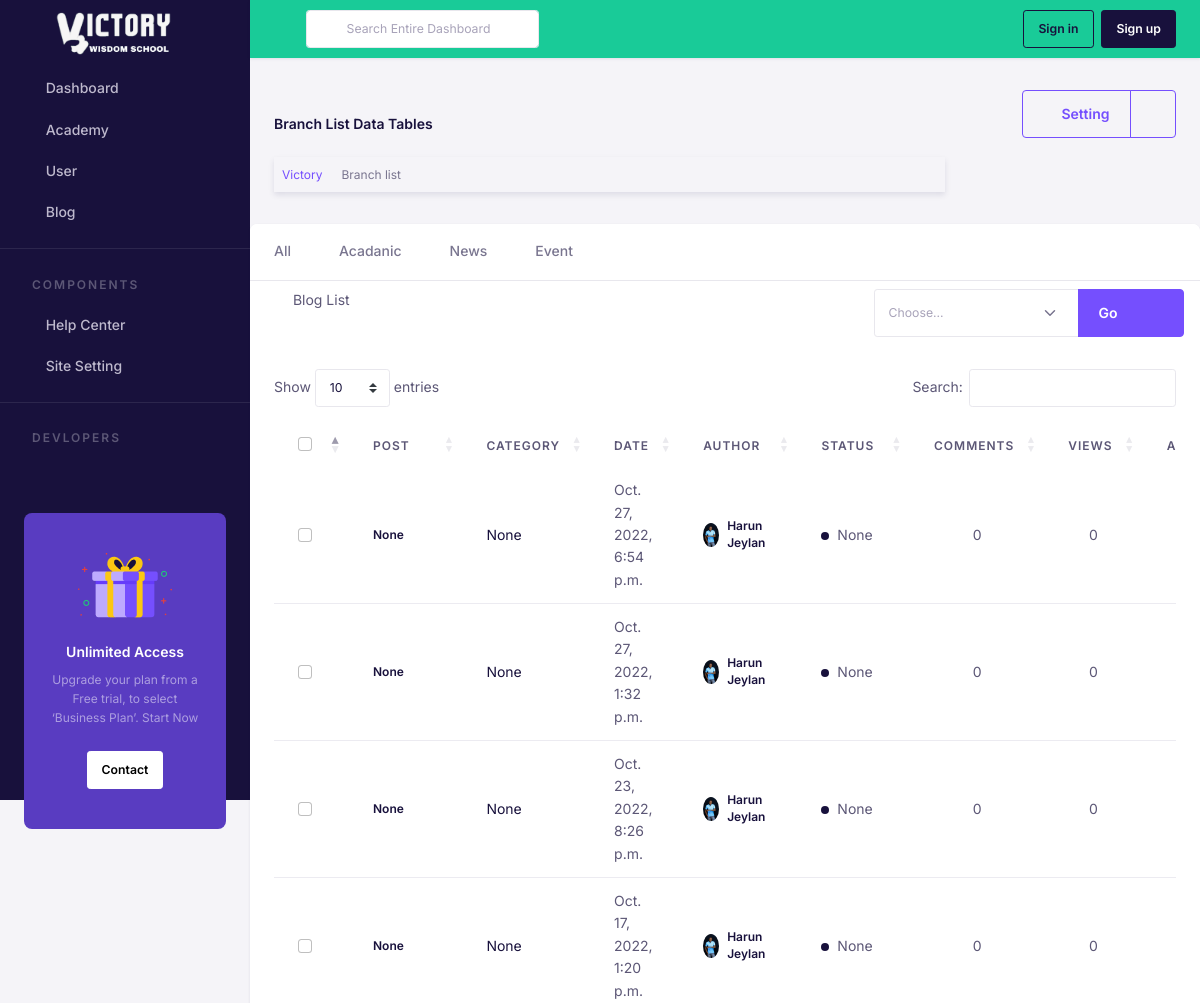
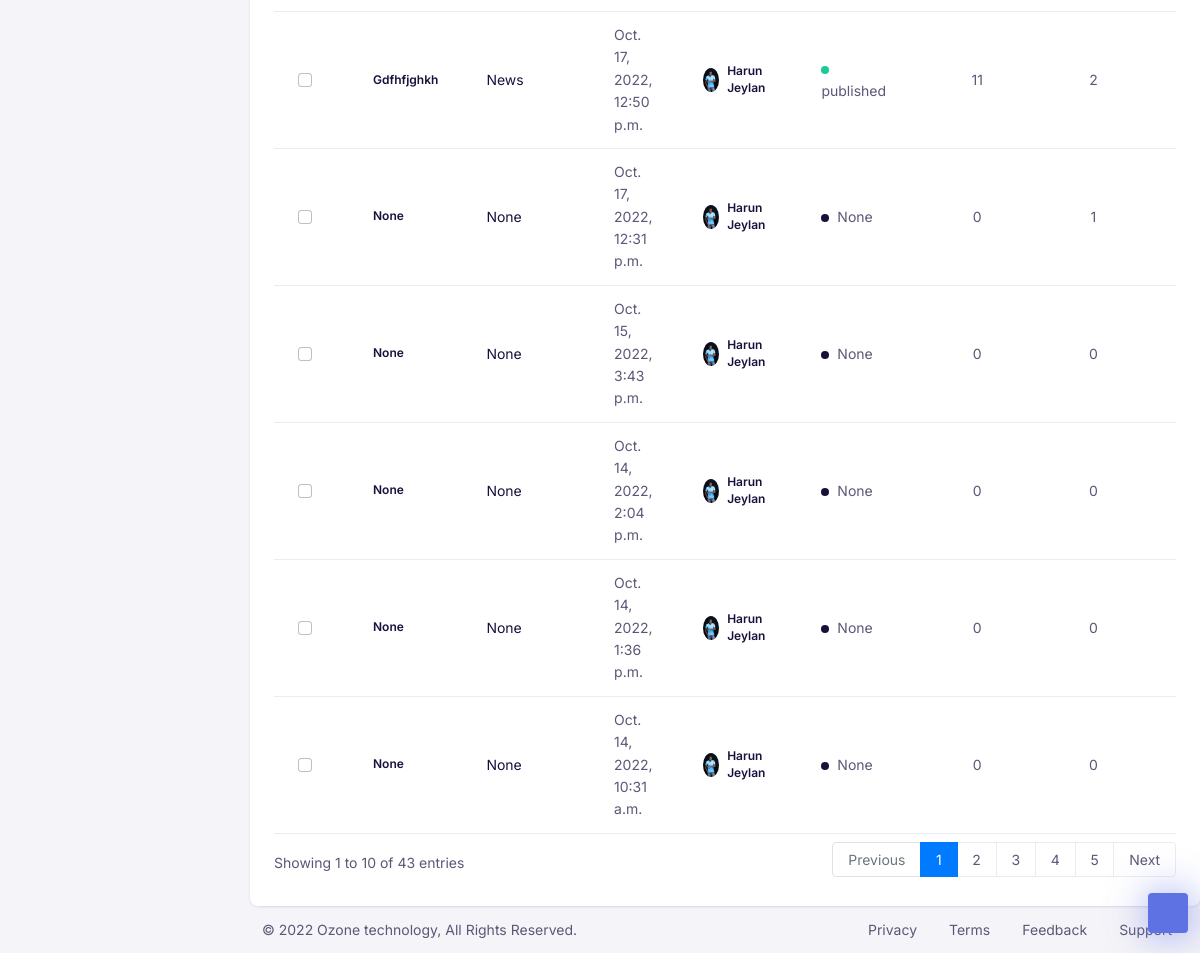
/blog/admin/list/, run on the app's committed database (2 pictures, top to bottom).
### main/models.py (models this page shows, shortened)
class GeneralSetting(models.Model):
    site_name = models.CharField(max_length=200, help_text="Enter your website name below")
    site_description = models.TextField(help_text="The site title might be the name of your company or organization, or a brief description of the organization, or a combination of the two.")
    logo=models.ImageField(upload_to="main/images", help_text="Upload your website logo - 120 x 40 ")
    favicon = models.ImageField(upload_to="main/images", help_text="Upload your website favicon - Standard for most desktop browsers. 32×32")
    created = models.DateTimeField(auto_now_add=True)
    updated = models.DateTimeField(auto_now=True)

### blog/models.py (models this page shows, shortened)
class Category(models.Model):
    title = models.CharField(max_length=255)
    slug = models.SlugField(max_length=255, help_text="Field must contain an unique value")
    descriptions = models.TextField(null=True, blank=True)
    created = models.DateTimeField(auto_now_add=True)
    updated = models.DateTimeField(auto_now=True)
    def __str__(self):
        return f'{self.title}'

class Blog(models.Model):
    author = models.ForeignKey(User, on_delete=models.CASCADE,null=True, blank=True)
    category = models.ForeignKey(Category, on_delete=models.CASCADE, null=True,blank=True)
    title = models.CharField(max_length=255, null=True,blank=True)
    body_text = models.TextField(null=True, blank=True)
    created = models.DateTimeField(auto_now_add=True)
    updated = models.DateTimeField(auto_now=True)
    published = models.DateTimeField(null=True,blank=True)
    comments = models.ManyToManyField(Comment, blank=True)
    views = models.ManyToManyField(View, blank=True)
    pin_to_top = models.BooleanField(default=False)
    STATUS_CHOICE = (
        ("published", "Published"),
        ("scheduled", "Scheduled"),
        ("draft", "Draft"),
        ("deleted", "Deleted"),
    )
    status = models.CharField(choices=STATUS_CHOICE,default="draft", max_length=20, null=True, blank=True)
    coped_from = models.ForeignKey("blog.Blog", on_delete=models.SET_NULL, null=True, blank=True)
    class Meta:
        verbose_name = "blog"
        ordering = ["-published","-updated","-created"]

### accounts/models.py (models this page shows, shortened)
class User(AbstractUser):
    username_validator = UnicodeUsernameValidator()
    email_validator = EmailValidator()
    about = models.TextField(null=True, blank=True)
    bio = models.TextField(null=True, blank=True)
    birth_date = models.DateField(null=True)
    email = models.EmailField(unique=True, validators = [email_validator])
    username = models.CharField(
        max_length=191,
        validators = [username_validator],
        help_text="Required. 150 characters or fewer. Usernames may contain alphanumeric, _, @, +, . and - characters.",
        unique=True,null=True, blank=True
    )
    USERNAME_FIELD = "email"
    REQUIRED_FIELDS = ['username']
    GENDER_CHOICE = (
        ("male", "Male"),
        ("female", "Female"),
    )
    gender = models.CharField(choices=GENDER_CHOICE, max_length=10)
    def get_profile_image(self):
        image = self.userimage_set.order_by("-updated", "-created").filter(role = "profile_image")
        if image.exists():
            return image.first().image
        else:
            return None
    class Meta:
        verbose_name = "user"
        ordering = ["-date_joined"]

class UserImage(models.Model):
    user = models.ForeignKey(User, on_delete=models.CASCADE)
    image = models.ImageField(upload_to='user/images')
    created = models.DateTimeField(auto_now_add=True)
    updated = models.DateTimeField(auto_now=True)
    about = models.TextField(null=True, blank=True)
    ROLE_CHOICE = (
        ("profile_image", "Profile Image"),
        ("cover_image", "Cover Image"),
        ("gallery_image", "Gallery Image"),
    )
    role = models.CharField(choices=ROLE_CHOICE, default="gallery_image", max_length=15)
    class Meta:
        ordering = ["-updated", "-created"]

### blog/views.py (the view)
# urls.py: path("admin/list/", views.admin_blog_list, name="admin_blog_list"),
def admin_blog_list(request):
    blogs = Blog.objects.order_by("-created")
    if request.GET.get("category") and request.GET.get("category") != "all":
        category =  request.GET.get("category")
        blogs = Blog.objects.order_by("-created").filter(category__name = category)
    blog_last = Blog.objects.order_by("-created").first()
    recent_blog = Blog.objects.order_by("-created")[:5]
    categories = Category.objects.exclude(blog=None)
    context = {
        "blogs":blogs,
        "categories":categories,
        "recent_blog":recent_blog,
        "blog_last":blog_last,
    }
    return render(request, "blog/admin/admin_blog_list.html", context)

### main/templatetags/myflatpage.py (called while the page is built)
@register.simple_tag(name="general_setting")
def general_setting():
    return GeneralSetting.objects.first()

### blog/templates/blog/admin/admin_blog_list.html (shortened to what this page needs)
{% extends 'base/admin/base.html' %}
{% load static %}
{% block admin_style %}
<link href="{% static 'assets/plugins/bootstrap-datatable/css/dataTables.bootstrap4.min.css' %}" rel="stylesheet" type="text/css">
<link href="{% static 'assets/plugins/bootstrap-datatable/css/buttons.bootstrap4.min.css' %}" rel="stylesheet" type="text/css">
 <link href="{% static 'assets/css/form-control.css' %}" rel="stylesheet">
{% endblock admin_style %}
{% block admin_content %}
  <div class="row">
    <div class="col-lg-12 col-md-12 col-12">
        <div class="row pt-2 pb-2">
            <div class="col-sm-9">
                <h5 class="page-title  pt-4 pb-3">Branch List Data Tables</h5>
                <ol class="breadcrumb shadow bg-light p-2">
                    <li class="breadcrumb-item"><a href="javaScript:void();">Victory</a></li>
                    <li class="breadcrumb-item active" aria-current="page">Branch list</li>
                </ol>
            </div>
            <div class="col-sm-3">
                <div class="btn-group float-sm-right">
                    <button type="button" class="btn btn-outline-primary waves-effect waves-light"><i class="fa fa-cog mr-1"></i> Setting</button>
                    <button type="button" class="btn btn-outline-primary dropdown-toggle dropdown-toggle-split waves-effect waves-light" data-toggle="dropdown">
                    </button>
                </div>
            </div>
            </div>
        </div>
    </div>
  </div>
  <div class="row">
    <div class="col-lg-12 col-md-12 col-12">
      <form class="" method="POST", action="">
        <div class="card rounded-3">
          <div class="card-header border-bottom-0 p-0">
            <ul class="nav nav-lb-tab" id="tab" role="tablist">
              <li class="nav-item">
                <a href="?category=all" class="nav-link">
                  All
                </a>
              </li>
              {% for category in categories %}
                <li class="nav-item">
                  <a href="?category={{category}}" class="nav-link">
                    {{category|title}}
                  </a>
                </li>
              {% endfor %}
            </ul>
          </div>
          <div class="card-header border-bottom-0 p-2">
            <label class="p-auto ms-4 my-auto"><i class="fa fa-table"></i>Blog List</label>
            <div class="card-action my-auto d-flex">
              <div class="input-group mr-2">
                  <select class="form-select form-select-sm" name="action" required="">
                      <option value="none">Choose...</option>
                  </select>
                  <div class="input-group-append">
                      <button type="button" class="btn btn-primary waves-effect waves-light"> <span>Go</span> </button>
                      <button type="button" class="btn btn-primary split-btn-primary dropdown-toggle dropdown-toggle-split waves-effect waves-light" data-toggle="dropdown" aria-expanded="false">
                      </button>
                  </div>
              </div>
            </div>
          </div>
          <div class="card-body">
              <div class="table-responsive">
                <table class="table align-items-center table-flush default-datatable">
                    <thead>
                      <tr>
                        <th scope="col" class="border-0 font-size-inherit" >
                          <div class="form-check">
                            <input type="checkbox" class="form-check-input" id="checkAll" />
                          </div>
                        </th>
                        <th scope="col" class="border-0">POST</th>
                        <th scope="col" class="border-0">CATEGORY</th>
                        <th scope="col" class="border-0">DATE</th>
                        <th scope="col" class="border-0">Author</th>
                        <th scope="col" class="border-0">STATUS</th>
                        <th scope="col" class="border-0">COMMENTS</th>
                        <th scope="col" class="border-0">VIEWS</th>
                        <th scope="col" class="border-0">ACTION</th>
                      </tr>
                    </thead>
                    <tbody>
                      {% for blog in blogs %}
                        <tr>
                          <td class="align-middle border-top-0">
                            <div class="form-check">
                              <input
                                type="checkbox"
                                class="form-check-input"
                                id="postOne"
                              />
                            </div>
                          </td>
                          <td class="align-middle border-top-0">
                            <h6 class="mb-0">
                              <a href="{% url 'blog_details' blog.id %}" class="text-inherit">
                                {{blog.title|title|truncatewords:10}}
                              </a>
                            </h6>
                          </td>
                          <td class="align-middle border-top-0">
                            <a href="#" class="text-inherit">{{blog.category|title}}</a>
                          </td>
                          <td class="align-middle border-top-0">
                            {{blog.created}}
                          </td>
                          <td class="align-middle border-top-0">
                            <a href="{% url 'user_details' blog.author.id %}"	>
                              <div class="d-flex align-items-center">
                                      <img src="{{blog.author.get_profile_image.url}}" alt="" class="rounded-circle avatar-xs me-2" />
                                      <h6 class="mb-0">{% if blog.author.get_full_name %}{{blog.author.get_full_name}}{% else %}{{blog.author.email}}{% endif %}</h6>
                                  </div>
                              </a>
                          </td>
                          <td class="align-middle border-top-0">
                            {% if blog.status == "published" %}<span class="badge-dot bg-success me-1 d-inline-block align-middle" ></span>
                                {% elif blog.status == "scheduled" %}<span class="badge-dot bg-info me-1 d-inline-block align-middle" ></span>
                                {% elif blog.status == "draft" %}<span class="badge-dot bg-warning me-1 d-inline-block align-middle" ></span>
                                {% elif blog.status == "deleted" %}<span class="badge-dot bg-danger me-1 d-inline-block align-middle" ></span>
                                {% else %}<span class="badge-dot bg-dark me-1 d-inline-block align-middle" ></span>
                                {% endif %}
                                </span> {{blog.status}}
                          </td>
                          <td class="align-middle border-top-0 text-center">
                            {{blog.comments.count}}
                          </td>
                          <td class="align-middle border-top-0 text-center">
                            {{blog.views.count}}
                          </td>
                          <td class="text-muted align-middle border-top-0 text-center"  >
                          </td>
                        </tr>
                      {% endfor %}
                    </tbody>
                </table>
              </div>
          </div>
        </div>
      </form>
    </div>
  </div>
{% endblock admin_content %}

### templates/base/admin/sidebar2.html (shortened to what this page needs)
{% load static %}
{% load myflatpage %}
{% general_setting as generalSetting %}
  <nav class="navbar-vertical navbar navbar-dark bg-dark">
    <div class="vh-100" data-simplebar>
        <div class="row w-100">
            <a class="mx-auto h-100 d-flex justify-content-center" href="{% url 'home' %}">
                <img src="{{generalSetting.logo.url}}" class="dashboard-logo-icon mx-auto"  alt="" />
            </a>
        </div>
        <ul class="navbar-nav flex-column" id="sideNavbar">
            <li class="nav-item">
                <a class="nav-link   collapsed " href="#" data-bs-toggle="collapse"
                    data-bs-target="#navDashboard" aria-expanded="false" aria-controls="navDashboard">
                    <i class="nav-icon fe fe-home me-2"></i> Dashboard
                </a>
            </li>
            <li class="nav-item">
                <a class="nav-link  collapsed " href="#" data-bs-toggle="collapse" data-bs-target="#navAcademy"
                    aria-expanded="false" aria-controls="navAcademy">
                    <i class="nav-icon fe fe-book me-2"></i> Academy
                </a>
            </li>
            <li class="nav-item">
                <a class="nav-link   collapsed " href="#" data-bs-toggle="collapse" data-bs-target="#navProfile"
                    aria-expanded="false" aria-controls="navProfile">
                    <i class="nav-icon fe fe-user me-2"></i> User
                </a>
            </li>
            <li class="nav-item ">
                <a class="nav-link   " href="#" data-bs-toggle="collapse" data-bs-target="#navCMS"
                    aria-expanded="false" aria-controls="navCMS">
                    <i class="nav-icon fe fe-book-open me-2"></i> Blog
                </a>
            </li>
            <li class="nav-item">
                <div class="nav-divider"></div>
            </li>
            <li class="nav-item">
                <div class="navbar-heading">Components</div>
            </li>
            <li class="nav-item">
                <a class="nav-link " href="{% url 'contact_list' %}">
                    <i class="nav-icon fe fe-help-circle me-2"></i> Help Center
                </a>
            </li>
            <li class="nav-item">
                <a class="nav-link  collapsed " href="#" data-bs-toggle="collapse"
                    data-bs-target="#navSiteSetting" aria-expanded="false" aria-controls="navSiteSetting">
                    <i class="nav-icon fe fe-settings me-2"></i> Site Setting
                </a>
            </li>
            <li class="nav-item">
                <div class="nav-divider"></div>
            </li>
            <li class="nav-item">
                <div class="navbar-heading">Devlopers</div>
            </li>
        </ul>
        <div class="card bg-dark-primary shadow-none text-center mx-4 my-8">
            <div class="card-body py-6">
                <img src="{% static 'assets/images/background/giftbox.png' %}" alt="" />
                <div class="mt-4">
                    <h5 class="text-white">Unlimited Access</h5>
                    <p class="text-white-50 fs-6">
                        Upgrade your plan from a Free trial, to select ‘Business Plan’. Start Now
                    </p>
                    <a href="mail:ozonetechnologydev@gmail.com" class="btn btn-white btn-sm mt-2">Contact</a>
                </div>
            </div>
        </div>
    </div>
</nav>

### static/assets/css/my_style.css (style rules this page uses)
.dashboard-logo-icon { margin-right: 5px; width: 135px; }
.card-action { float: right }
.dropdown-toggle::after { width: auto !important; height: auto !important; }
.dropdown-toggle:after { float: right; margin-inline-end: auto; }

### data on the page
GeneralSetting: logo (picture)
Category: title "Acadanic"
Category: title "News"
Category: title "Event"
Blog: title "None", category "None", created "Oct. 27, 2022, 6:54 p.m.", author.get_profile_image (picture), author.get_full_name "Harun Jeylan", status "None", comments.count "0", views.count "0"
Blog: title "None", category "None", created "Oct. 27, 2022, 1:32 p.m.", author.get_profile_image (picture), author.get_full_name "Harun Jeylan", status "None", comments.count "0", views.count "0"
Blog: title "None", category "None", created "Oct. 23, 2022, 8:26 p.m.", author.get_profile_image (picture), author.get_full_name "Harun Jeylan", status "None", comments.count "0", views.count "0"
Blog: title "None", category "None", created "Oct. 17, 2022, 1:20 p.m.", author.get_profile_image (picture), author.get_full_name "Harun Jeylan", status "None", comments.count "0", views.count "0"
Blog: title "Gdfhfjghkh", category "News", created "Oct. 17, 2022, 12:50 p.m.", author.get_profile_image (picture), author.get_full_name "Harun Jeylan", status "published", comments.count "11", views.count "2"
Blog: title "None", category "None", created "Oct. 17, 2022, 12:31 p.m.", author.get_profile_image (picture), author.get_full_name "Harun Jeylan", status "None", comments.count "0", views.count "1"
Blog: title "None", category "None", created "Oct. 15, 2022, 3:43 p.m.", author.get_profile_image (picture), author.get_full_name "Harun Jeylan", status "None", comments.count "0", views.count "0"
Blog: title "None", category "None", created "Oct. 14, 2022, 2:04 p.m.", author.get_profile_image (picture), author.get_full_name "Harun Jeylan", status "None", comments.count "0", views.count "0"
Blog: title "None", category "None", created "Oct. 14, 2022, 1:36 p.m.", author.get_profile_image (picture), author.get_full_name "Harun Jeylan", status "None", comments.count "0", views.count "0"
Blog: title "None", category "None", created "Oct. 14, 2022, 10:31 a.m.", author.get_profile_image (picture), author.get_full_name "Harun Jeylan", status "None", comments.count "0", views.count "0"
